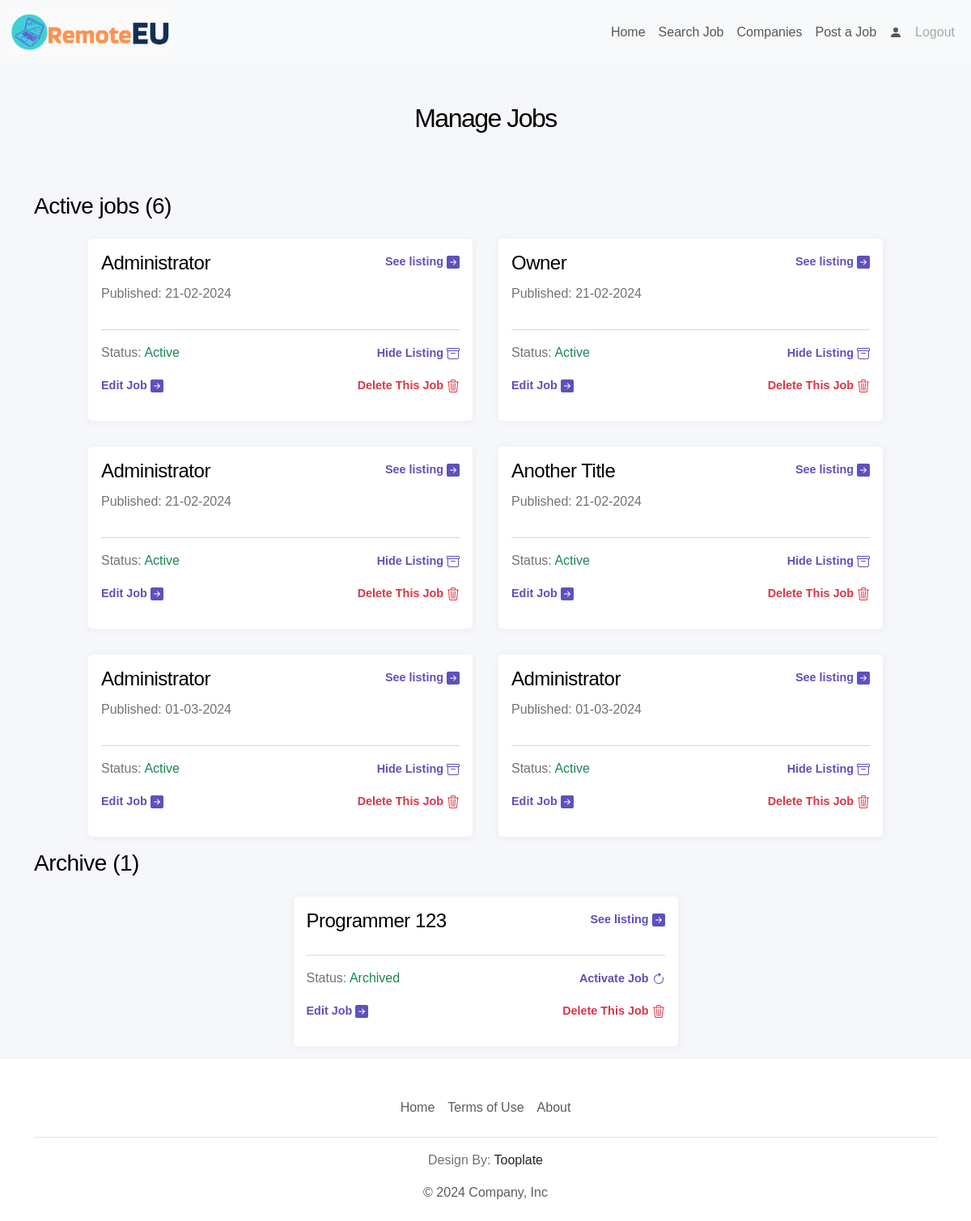
Page /profile/manage_jobs (signed in) on the earlier database version.
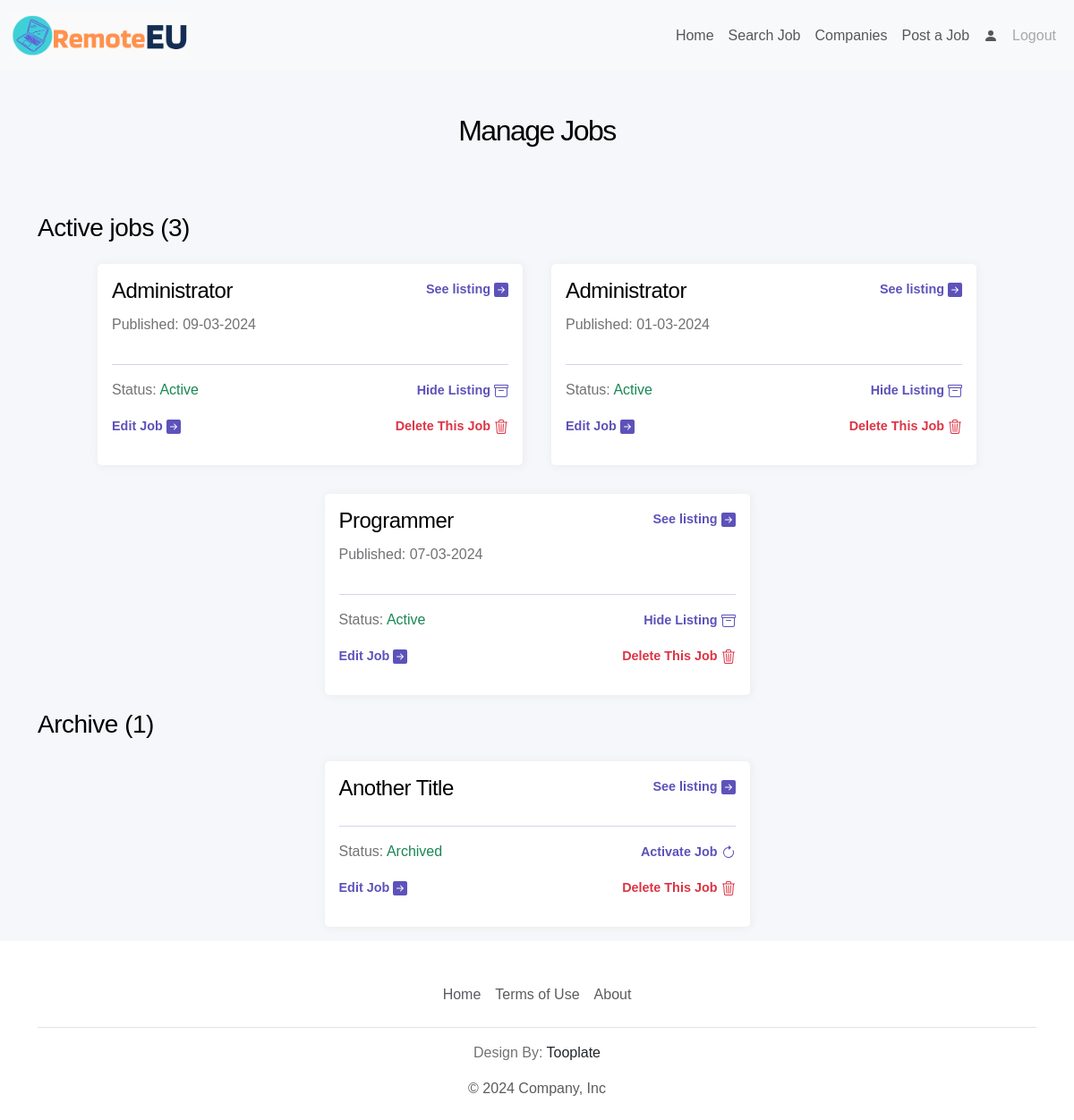
Same page on the later database version.
### tables.py (models this page shows, shortened)
class Company(db.Model):
    id: Mapped[int] = mapped_column(Integer, primary_key=True)
    name: Mapped[str] = mapped_column(String(100))
    name_slug: Mapped[str] = mapped_column(String(100))
    url: Mapped[str] = mapped_column(String(300))
    industry: Mapped[str] = mapped_column(String(100))
    about: Mapped[str] = mapped_column(String(1000))
    contact: Mapped[str] = mapped_column(String(100))
    num_of_jobs: Mapped[int] = mapped_column(Integer)
    num_of_hidden_jobs: Mapped[int] = mapped_column(Integer)
    address: Mapped[str] = mapped_column(String(100))
    administrator_id: Mapped[int] = mapped_column(Integer)

class Job(db.Model):
    id: Mapped[int] = mapped_column(Integer, primary_key=True)
    role: Mapped[str] = mapped_column(String(100))
    salary: Mapped[int] = mapped_column(Integer)
    start_date: Mapped[str] = mapped_column(String(100))
    job_type: Mapped[str] = mapped_column(String(100))
    category: Mapped[str] = mapped_column(String(100))
    skills: Mapped[str] = mapped_column(String(1000))
    level: Mapped[str] = mapped_column(String(100))
    job_info: Mapped[str] = mapped_column(String(2000))
    contact: Mapped[str] = mapped_column(String(100))
    active: Mapped[bool] = mapped_column(Boolean())
    time_publish: Mapped[datetime.datetime] = mapped_column(
        DateTime(timezone=True), server_default=func.now())
    user_id: Mapped[int] = mapped_column(Integer, ForeignKey(User.id))
    company_id: Mapped[int] = mapped_column(Integer, ForeignKey(Company.id))

### main.py (the view)
@app.route('/profile/manage_jobs', methods=['GET', 'POST'])
@login_required
def manage_jobs():
    existing_profile = load_profile()
    existing_company = load_company()
    jobs = load_jobs()
    existing_jobs = Job.query.filter_by(company_id=existing_company.id).order_by(desc(Job.active)).all()
    return render_template('manage_jobs.html',
                           existing_profile=existing_profile,
                           comp=existing_company,
                           jobs=existing_jobs,
                           logged_in = current_user.is_authenticated)

### helper.py (called while the page is built)
def load_profile():
    existing_profile = PersonalProfile.query.filter_by(user_id=current_user.id).first()
    return existing_profile

def load_company():
    existing_company = Company.query.filter_by(administrator_id=current_user.id).first()
    return existing_company

def load_jobs():
    existing_company = load_company()
    existing_jobs = Job.query.filter_by(company_id=existing_company.id).all()
    return existing_jobs

### main.py (called while the page is built)
@login_manager.user_loader
def load_user(user_id):
    return db.get_or_404(User, user_id)

### templates/manage_jobs.html (shortened to what the changed rows need)
{% extends "base.html" %} {% block content %}
<section id="manage-jobs">
    <div class="container">
        <div class="row d-flex justify-content-center mb-3">
            <div class="col-lg-6 col-md-10 col-sm-12">
                <h2 class="text-center p-5">Manage Jobs</h2>
            </div>
        </div>
    </div>
    <section id="active-jobs">
        <div class="container">
            <div class="row">
                <h3>Active jobs ({{ comp.num_of_jobs}})</h3>
            </div>
            <div class="row justify-content-center">
            {% for job in jobs %}
                {% if job.active == True %}
                    <div class="col-sm-12 col-md-5 col-lg-5 white-div shadow-light m-3 p-3">
                        <div class="d-flex justify-content-between">
                            <div>
                                <h4>{{ job.role }}</h5>
                            </div>
                            <div>
                                <p><a href="{{ url_for('job', comp_id=comp.id, name=comp.name_slug, job_id=job.id) }}">
                                    See listing
                                </a></p>
                            </div>
                        </div>
                        <div class="d-flex">
                            <p>Published: {{ job.time_publish.strftime('%d-%m-%Y') if job.active else "" }}</p>
                        </div>
                        <hr class="line">
                        <div class="d-flex justify-content-between">
                            <div>
                                <p>Status: <span class="text-success">Active</span></p>
                            </div>
                            <div>
                                <a href="{{ url_for('hide_job', job_id=job.id) }}" class="text-decoration-none">
                                    Hide Listing
                                  </a>
                            </div>
                        </div>
                        <div class="d-flex justify-content-between">
                            <div>
                                <p><a href="{{ url_for('edit_job', job_id=job.id) }}">
                                    Edit Job
                                </a></p>
                            </div>
                            <div>
                                <a href="{{ url_for('delete_job', job_id=job.id) }}" class="text-decoration-none text-danger">
                                    Delete This Job
                                </a>
                            </div>
                        </div>
                    </div>
                {% endif %}
            {% endfor %}
            </div>
        </div>
    </section>
    <section id="archived-jobs">
        <div class="container">
            <div class="row">
                <h3>Archive ({{ comp.num_of_hidden_jobs}})</h3>
            </div>
            <div class="row justify-content-center">
            {% for job in jobs %}
                {% if job.active == False %}
                    <div class="col-sm-12 col-md-5 col-lg-5 white-div shadow-light m-3 p-3">
                        <div class="d-flex justify-content-between">
                            <div>
                                <h4>{{ job.role }}</h5>
                            </div>
                            <div>
                                <p><a href="{{ url_for('job', comp_id=comp.id, name=comp.name_slug, job_id=job.id) }}">
                                    See listing
                                </a></p>
                            </div>
                        </div>
                        <hr class="line">
                        <div class="d-flex justify-content-between">
                            <div>
                                <p>Status: <span class="text-success">Archived</span></p>
                            </div>
                            <div>
                                <a href="{{ url_for('activate_job', job_id=job.id) }}" class="text-decoration-none">
                                    Activate Job
                                </a>
                            </div>
                        </div>
                        <div class="d-flex justify-content-between">
                            <div>
                                <p><a href="{{ url_for('edit_job', job_id=job.id) }}">
                                    Edit Job
                                </a></p>
                            </div>
                            <div>
                                <a href="{{ url_for('delete_job', job_id=job.id) }}" class="text-decoration-none text-danger">
                                    Delete This Job
                                </a>
                            </div>
                        </div>
                    </div>
                {% endif %}
            {% endfor %}
            </div>
        </div>
    </section>
</section>
{% endblock %}

Differences in the rows shown:
removed Job: role "Administrator", time_publish "21-02-2024", shown under "Active jobs (6)"
removed Job: role "Owner", time_publish "21-02-2024", shown under "Active jobs (6)"
removed Job: role "Administrator", time_publish "01-03-2024", shown under "Active jobs (6)"
removed Job: role "Programmer 123", shown under "Archive (1)"
changed Company: num_of_jobs "6" → "3"
changed Job (number 1 of 4 on the later page): time_publish "21-02-2024" → "09-03-2024"
added Job: role "Programmer", time_publish "07-03-2024", shown under "Active jobs (3)"
changed Job "Another Title": moves from the list under "Active jobs (6)" to the list under "Archive (1)"
